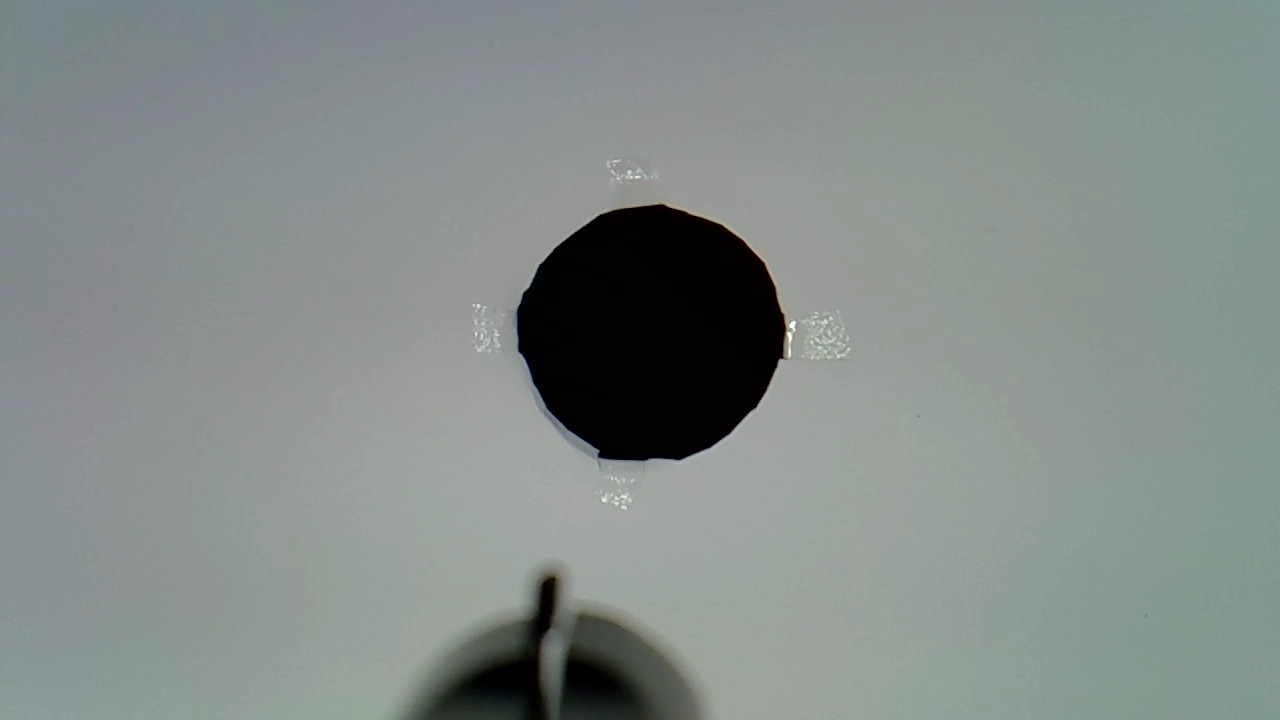
#> input picture foto_center.jpg, 1280 x 720 px
$ python vision.py
#> lines starting #> are read from the running program, lines starting #| are printed output that depends on the picture; after the words box and inside, x2 and y2 are one past the last pixel; in counts of white or black regions, pixels touching at a corner belong together
#> in process_image, img is the input picture: shape (720, 1280, 3); mean B, G, R 137.3, 139.9, 132.1
import cv2
import numpy as np
import os
import pandas as pd

def get_diff_y(img):
    """
    Calculates the vertical difference (diff_y) between the image center
    and the detected circle center from a numpy image array.
    Returns a dictionary with details or None if no circle is detected.
    """
    if img is None:
        return None

    gray = cv2.cvtColor(img, cv2.COLOR_BGR2GRAY)
    N, M = img.shape[:2]
#> N = 720; M = 1280

    centerM = int(M/2)-90
#> centerM = 550
    gunN, gunM = int(N*0.22), int(M*0.15)
#> gunN = 158; gunM = 192
    gray[-gunN:, :] = 255
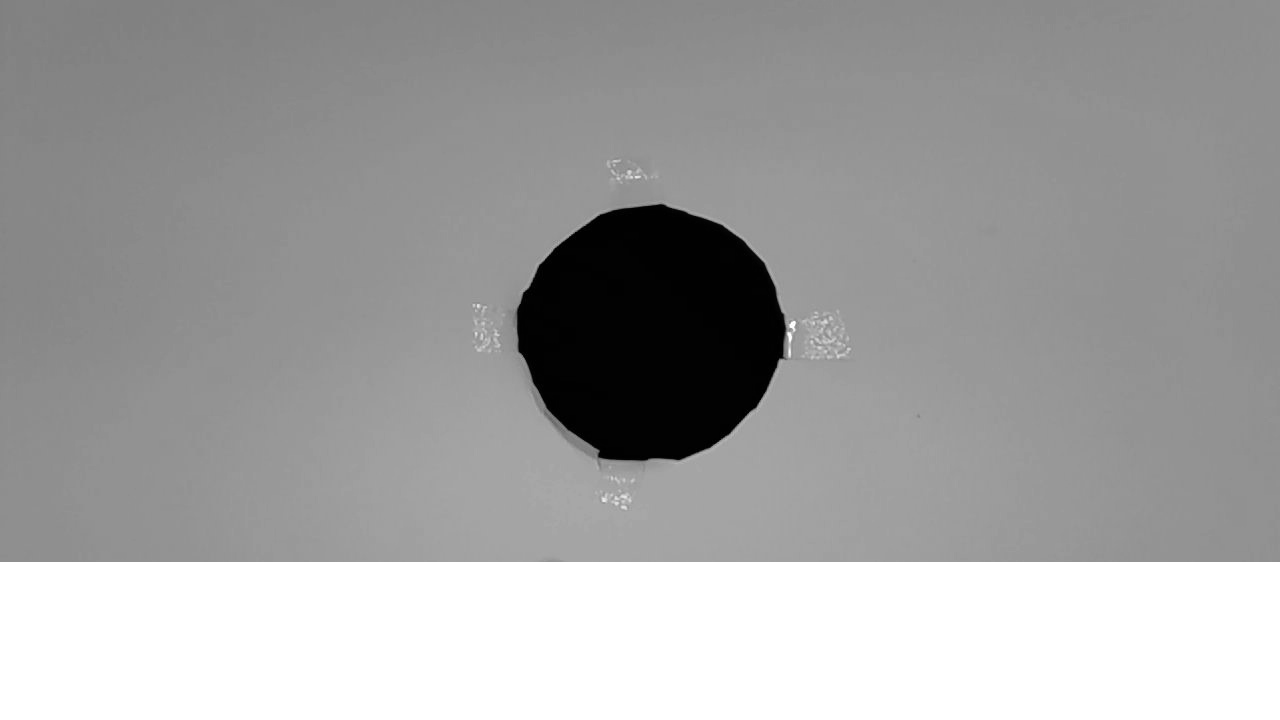
#> gray: shape (720, 1280); min 0, max 255, mean 162.5

    # Thresholding (as per notebook logic: binary = (gray < 50))
    binary_circle = (gray < 50).astype(np.uint8)
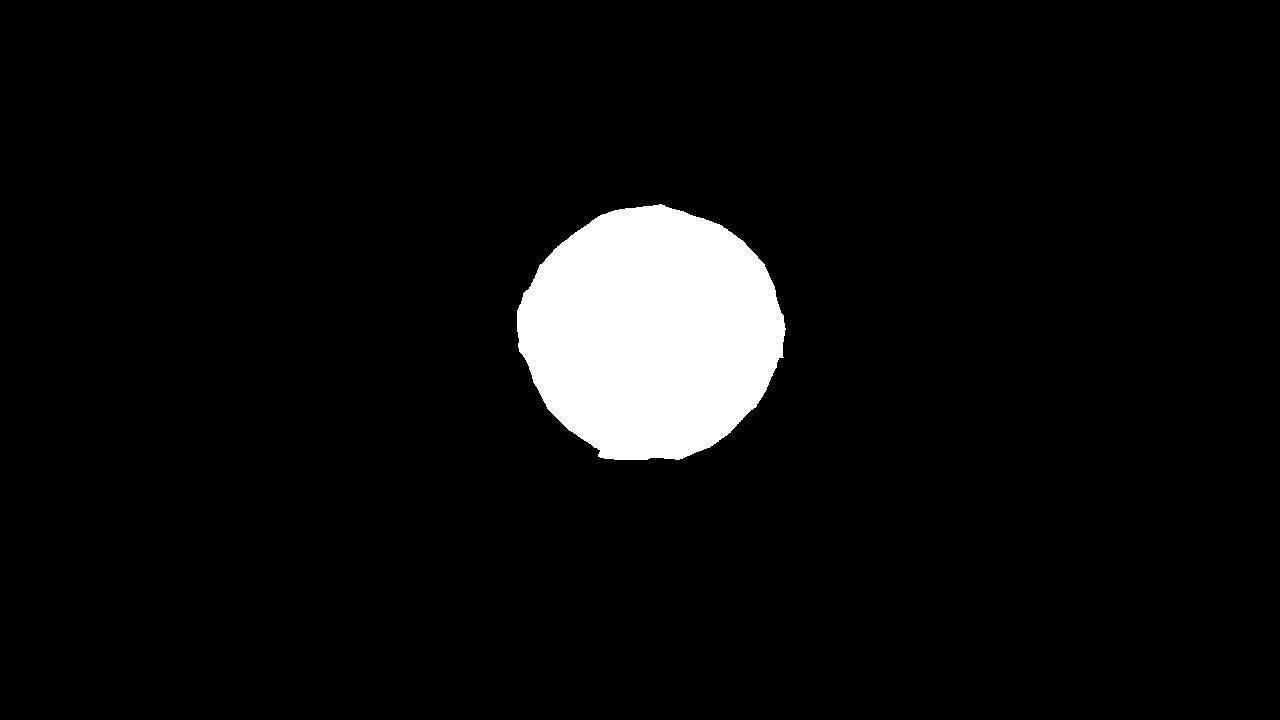
#> binary_circle: shape (720, 1280); values 0 (black) and 1 (white), 5.7% white; 1 white region, box (x1, y1, x2, y2) and area: (517, 204, 786, 460) 52188

    binary_full = (gray > 100).astype(np.uint8)
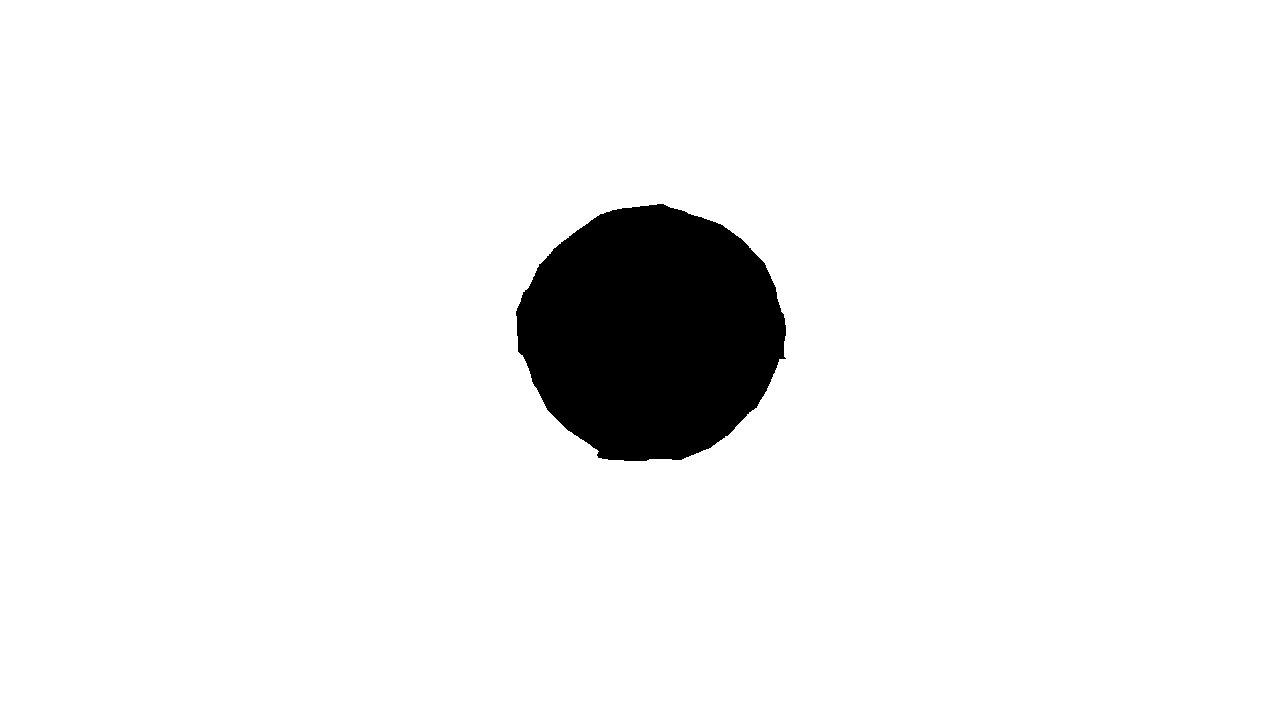
#> binary_full: shape (720, 1280); values 0 (black) and 1 (white), 94.3% white; 1 black region

    # Find contours
    contours, _ = cv2.findContours(binary_circle.copy(), cv2.RETR_EXTERNAL, cv2.CHAIN_APPROX_SIMPLE)
#> contours = 1 contour; box (x1, y1, x2, y2) and area: (517, 204, 786, 460) 51815

    detected = False
    center = None
    radius = 0

    if contours:
        # Pick the largest contour
        largest = max(contours, key=cv2.contourArea)
#> largest = contour of 374 points, box (x1, y1, x2, y2) (517, 204, 786, 460), area 51815
        (x, y), radius = cv2.minEnclosingCircle(largest)
#> x = 650; y = 333.3; radius = 135.1
        center = (int(round(x)), int(round(y)))
#> center = (650, 333)
        radius = int(round(radius))
#> radius = 135
        detected = True
    else:
        # Fallback: HoughCircles
        blur = cv2.GaussianBlur(binary_circle, (9, 9), 2)
        circles = cv2.HoughCircles(blur, cv2.HOUGH_GRADIENT, dp=1.2, minDist=20,
                                   param1=50, param2=30, minRadius=0, maxRadius=0)
        if circles is not None:
            circles = np.round(circles[0, :]).astype("int")
            best = max(circles, key=lambda c: c[2])
            center = (int(best[0]), int(best[1]))
            radius = int(best[2])
            detected = True

    if not detected:
        return None

    # Calculate diff_y
    # Image center (M//2, N//2) -> (width//2, height//2)
    # img.shape is (height, width, channels)
    h, w = img.shape[:2]
#> h = 720; w = 1280
    img_center = (w // 2, h // 2)
#> img_center = (640, 360)

    if np.sum(binary_full)/(N*M) < 0.9:
        diff_y = 1e6
    else:
        diff_y = img_center[1] - center[1]
#> diff_y = 27

    return {
        'diff_y': diff_y,
        'circle_center': center,
        'img_center': img_center,
        'radius': radius,
        'ratio': np.sum(binary_full)/(N*M)
    }

def corregir(img):
    gray = cv2.cvtColor(img, cv2.COLOR_BGR2GRAY)

    binary_circle = (gray < 50).astype(np.uint8)

    white_coords = np.column_stack(np.where(binary_circle == 1))

    top_y = np.min(white_coords[:, 0])

    return top_y

def process_image(image_path):
    """
    Processes an image to find the vertical difference (diff_y) between
    the image center and the detected circle center.
    """
    if not os.path.exists(image_path):
        print(f"Warning: Image not found at {image_path}")
        return None

    img = cv2.imread(image_path)
    if img is None:
        print(f"Warning: Failed to load image at {image_path}")
        return None

    result = get_diff_y(img)
#> result = {'diff_y': 27, 'circle_center': (650, 333), 'img_center': (640, 360), 'radius': 135, 'ratio': 0.943}
    if result:
        return result['diff_y']
    return None

def main():
    results = []

    min_angle = 0
    max_angle = 180

    # Loop from 0 to 180 (inclusive)
    for angle in range(min_angle, max_angle + 1):

        # Using static image for simulation as per plan
        image_path = os.path.join(os.path.dirname(__file__), "..", "foto_center.jpg")

        diff_y = process_image(image_path)
#> diff_y = 27

        if diff_y is not None:
            results.append({'angle': angle, 'y_diff': diff_y})
        else:
            # If detection fails, we might want to record None or skip
            # For now, let's skip but print a warning if it was a real scenario
            pass

    # Create DataFrame
    df = pd.DataFrame(results)

    # Print DataFrame
    print(df)

    # Save DataFrame to CSV
    df.to_csv('results.csv', index=False)

if __name__ == "__main__":
    main()
